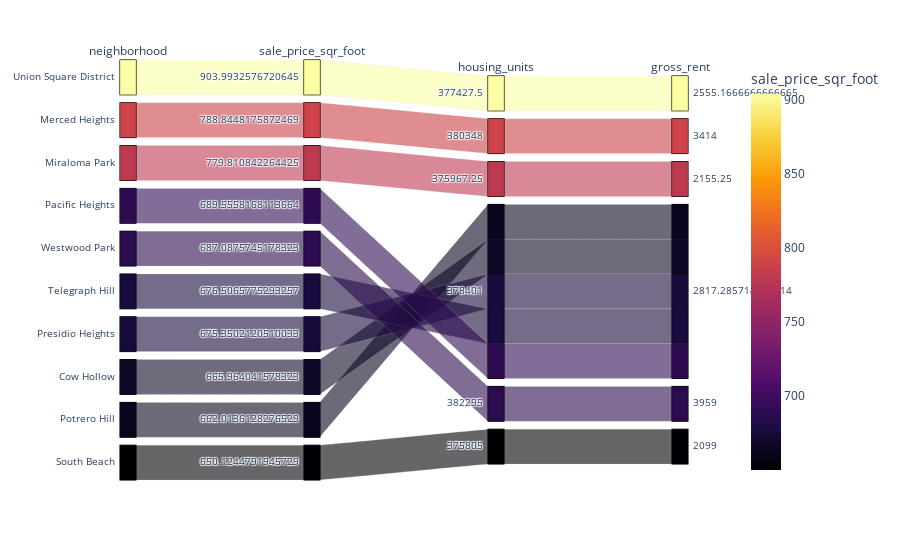

Write notebook code for a chart like this one.
### Code cell
# Parallel Categories Plot
px.parallel_categories(
    top_10_most_expensive,
    dimensions=["neighborhood", "sale_price_sqr_foot", "housing_units", "gross_rent"],
    color="sale_price_sqr_foot",
    color_continuous_scale=px.colors.sequential.Inferno,
)

### Figure 1 — Plotly figure (JSON) as saved in the notebook; plotly's stock layout.template omitted (floating-point values rounded to 4 significant figures)
{"data": [{"dimensions": [{"label": "neighborhood", "values": ["Union Square District", "Merced Heights", "Miraloma Park", "Pacific Heights", "Westwood Park", "Telegraph Hill", "Presidio Heights", "Cow Hollow", "Potrero Hill", "South Beach"]}, {"label": "sale_price_sqr_foot", "values": [904.0, 788.8, 779.8, 689.6, 687.1, 676.5, 675.4, 666.0, 662.0, 650.1]}, {"label": "housing_units", "values": [377400.0, 380348, 376000.0, 378401, 382295, 378401, 378401, 378401, 378401, 375805]}, {"label": "gross_rent", "values": [2555.0, 3414, 2155.0, 2817.0, 3959, 2817.0, 2817.0, 2817.0, 2817.0, 2099]}], "domain": {"x": [0, 1], "y": [0, 1]}, "line": {"color": [904.0, 788.8, 779.8, 689.6, 687.1, 676.5, 675.4, 666.0, 662.0, 650.1], "coloraxis": "coloraxis"}, "name": "", "type": "parcats"}], "layout": {"autosize": true, "coloraxis": {"colorbar": {"title": {"text": "sale_price_sqr_foot"}}, "colorscale": [[0, "#000004"], [0.1111, "#1b0c41"], [0.2222, "#4a0c6b"], [0.3333, "#781c6d"], [0.4444, "#a52c60"], [0.5556, "#cf4446"], [0.6667, "#ed6925"], [0.7778, "#fb9b06"], [0.8889, "#f7d13d"], [1, "#fcffa4"]]}, "legend": {"tracegroupgap": 0}, "margin": {"t": 60}}}
